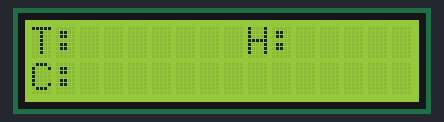
Recording of a sketch running on a simulated Arduino Uno, built with avr-gcc and run on an emulated ATmega328P. Parts: 16×2 character LCD. WiFi joins after 1.5 s; servers stay silent unless stated; what the sketch prints to the serial monitor is not drawn.

Above: at 7.1 s.
At 10.8 s:
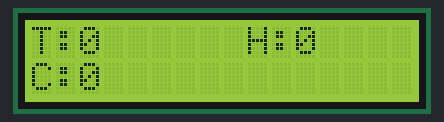

The sketch:

Slave_Arduino.ino
```cpp
#include <Wire.h>
#include <LiquidCrystal_I2C.h>
#include <SoftwareSerial.h>
#include <SPI.h>
#include <Ethernet.h>


// Enter a MAC address for your controller below.
// Newer Ethernet shields have a MAC address printed on a sticker on the shield
byte mac[] = { 0xDE, 0xDA, 0xEB, 0xFE, 0xEF, 0xDE };

// if you don't want to use DNS (and reduce your sketch size)
// use the numeric IP instead of the name for the server:
//IPAddress server(74,125,232,128);  // numeric IP for Google (no DNS)
char server[] = "192.168.1.133";    // name address for Google (using DNS)

// Set the static IP address to use if the DHCP fails to assign
IPAddress ip(192, 168, 1, 177);
IPAddress myDns(192, 168, 1, 1);

// Initialize the Ethernet client library
// with the IP address and port of the server
// that you want to connect to (port 80 is default for HTTP):
EthernetClient client;

LiquidCrystal_I2C lcd(0x27, 16, 2);
SoftwareSerial sim(9, 10);

// Variables to measure the speed
unsigned long beginMicros, endMicros;
unsigned long byteCount = 0;
bool printWebData = true;  // set to false for better speed measurement
String sensorJSON = "";

int Temp;
int Hum;
int CO2;
int _timeout;
String _buffer;
String number = "+201022245434";
String SMS;

void setup() {
  delay(7000);
  Serial.begin(9600);
  lcd.begin();
  lcd.backlight();

  lcd.print("T:");
  lcd.setCursor(9, 0);
  lcd.print("H:");
  lcd.setCursor(0, 1);
  lcd.print("C:");

  // Start the I2C Bus as Slave on address 9
  Wire.begin(9);
  // Attach a function to trigger when something is received.
  Wire.onReceive(receiveEvent);
  Wire.onRequest(requestEvent);

  while (!Serial) {
    ; // wait for serial port to connect. Needed for native USB port only
  }

  // start the Ethernet connection:
  Serial.println("Initialize Ethernet with DHCP:");
  if (Ethernet.begin(mac) == 0) {
    Serial.println("Failed to configure Ethernet using DHCP");
    // Check for Ethernet hardware present
    if (Ethernet.hardwareStatus() == EthernetNoHardware) {
      Serial.println("Ethernet shield was not found.  Sorry, can't run without hardware.");
      while (true) {
        delay(1); // do nothing, no point running without Ethernet hardware
      }
    }
    if (Ethernet.linkStatus() == LinkOFF) {
      Serial.println("Ethernet cable is not connected.");
    }
    // try to congifure using IP address instead of DHCP:
    Ethernet.begin(mac, ip, myDns);
  } else {
    Serial.print("  DHCP assigned IP ");
    Serial.println(Ethernet.localIP());
  }
  // give the Ethernet shield a second to initialize:
  delay(1000);
  Serial.print("connecting to ");
  Serial.print(server);
  Serial.println("...");

  // if you get a connection, report back via serial:
  if (client.connect(server, 47543)) {
    Serial.print("connected to ");
    Serial.println(client.remoteIP());

  } else {
    // if you didn't get a connection to the server:
    Serial.println("connection failed");
  }
  beginMicros = micros();

  _buffer.reserve(50);
  sim.begin(9600);


  delay(1000);
}

void requestEvent()
{
  Wire.write("Done! ");
}

void receiveEvent(int bytes) {
  Hum = Wire.read();    // read one character from the I2C
  Temp = Wire.read();
  CO2 = Wire.read();
}

void loop() {
  String tt =(String) Temp;
  String hh = (String) Hum;
  String C = (String) CO2;

  Serial.print(F(" Humidity: "));
  Serial.print(Hum);
  Serial.print(F("  Temperature: "));
  Serial.print(Temp);
  Serial.print("  CO2: ");
  Serial.print(CO2);
  Serial.println();

  lcd.setCursor(2, 0);
  lcd.print(Temp);
  lcd.setCursor(11, 0);
  lcd.print(Hum);
  lcd.setCursor(2, 1);
  lcd.print(CO2);

  if(((Temp > 38) && (Temp < 35)) || (Hum > 50) || (CO2 > 20))
  {
    SendMessage();

   sensorJSON = ("{\"doctor_id\":11 ,\"doctor_mobile\":01022245434 ,\"baby_id\":1 ,\"msg_txt\":\"Alert Check Baby Baby_id: 1\"}");


  if (client.connect("192.168.1.133",47543)) {         // REPLACE WITH YOUR SERVER ADDRESS
    client.println("POST /api/gsm/Add HTTP/1.1"); // HTTP POST TO /results
    client.println("Content-Type: application/json");  // DATA TYPE
    client.println("Accept: */*");
    client.println("Host:192.168.1.133:47543");        // SERVER ADDRESS HERE TOO
    client.println("Connection: Close");
    client.print("Content-Length: ");
    client.println(sensorJSON.length());
    client.println();
    client.println(sensorJSON);
    //client.println();
  }
  if (client.connected()) {
    client.stop();  // DISCONNECT FROM THE SERVER
  }
  }

  Serial.print(F(" Humidity: "));
  Serial.print(Hum);
  Serial.print(F("  Temperature: "));
  Serial.print(Temp);
  Serial.print("  CO2: ");
  Serial.print(CO2);
  Serial.println();

delay(10000);
}

void SendMessage()
{
  //Serial.println ("Sending Message");
  sim.println("AT+CMGF=1");    //Sets the GSM Module in Text Mode
  delay(1000);
  //Serial.println ("Set SMS Number");
  sim.println("AT+CMGS=\"" + number + "\"\r"); //Mobile phone number to send message
  delay(1000);
  SMS = ("Alert!! Check Baby!! baby_id: 1");

  sim.println(SMS);
  delay(100);
  sim.println((char)26);// ASCII code of CTRL+Z
  delay(1000);
  _buffer = _readSerial();
}

String _readSerial()
{
  _timeout = 0;
  while  (!sim.available() && _timeout < 12000  )
  {
    delay(13);
    _timeout++;
  }
  if (sim.available()) {
    return sim.readString();
  }
}
```

Measured:
- what the display in image 0 shows lasts 3.7 s, from 7.1 s to 10.8 s
